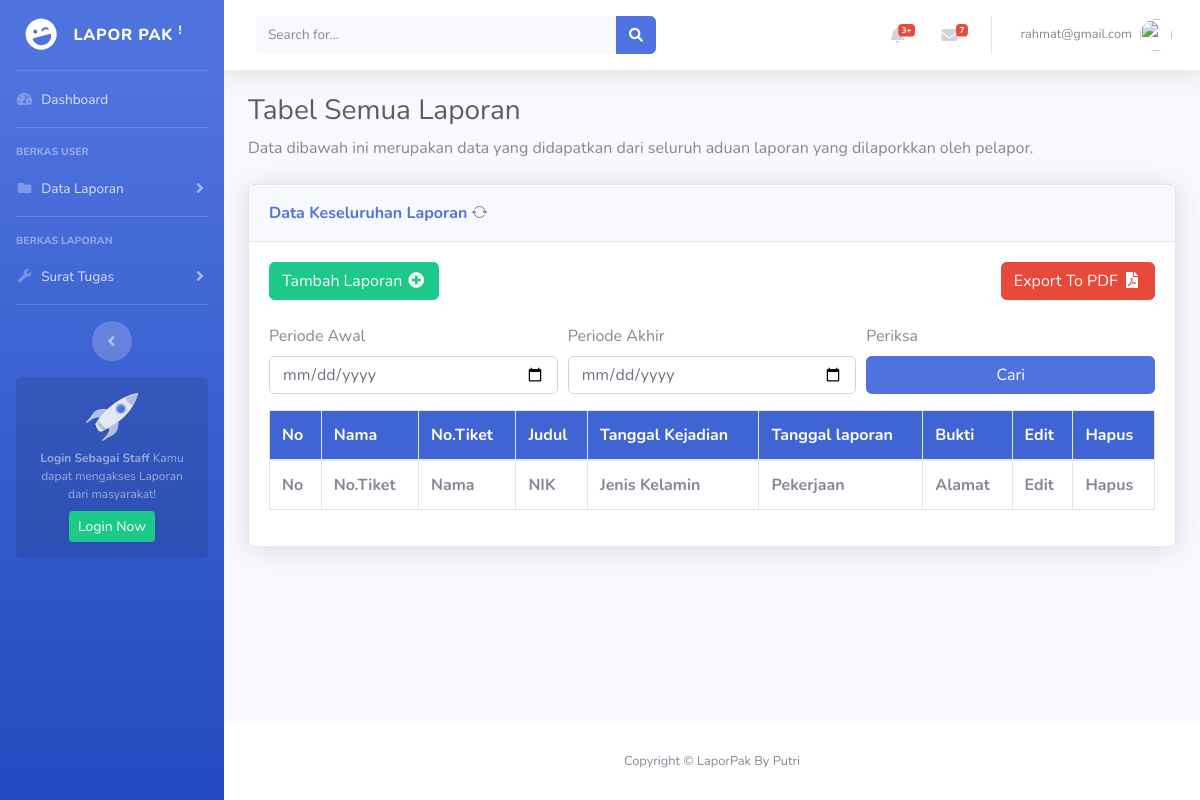
Page /staff/kerja-blmdiverifikasi.php (signed in) on the earlier database version.
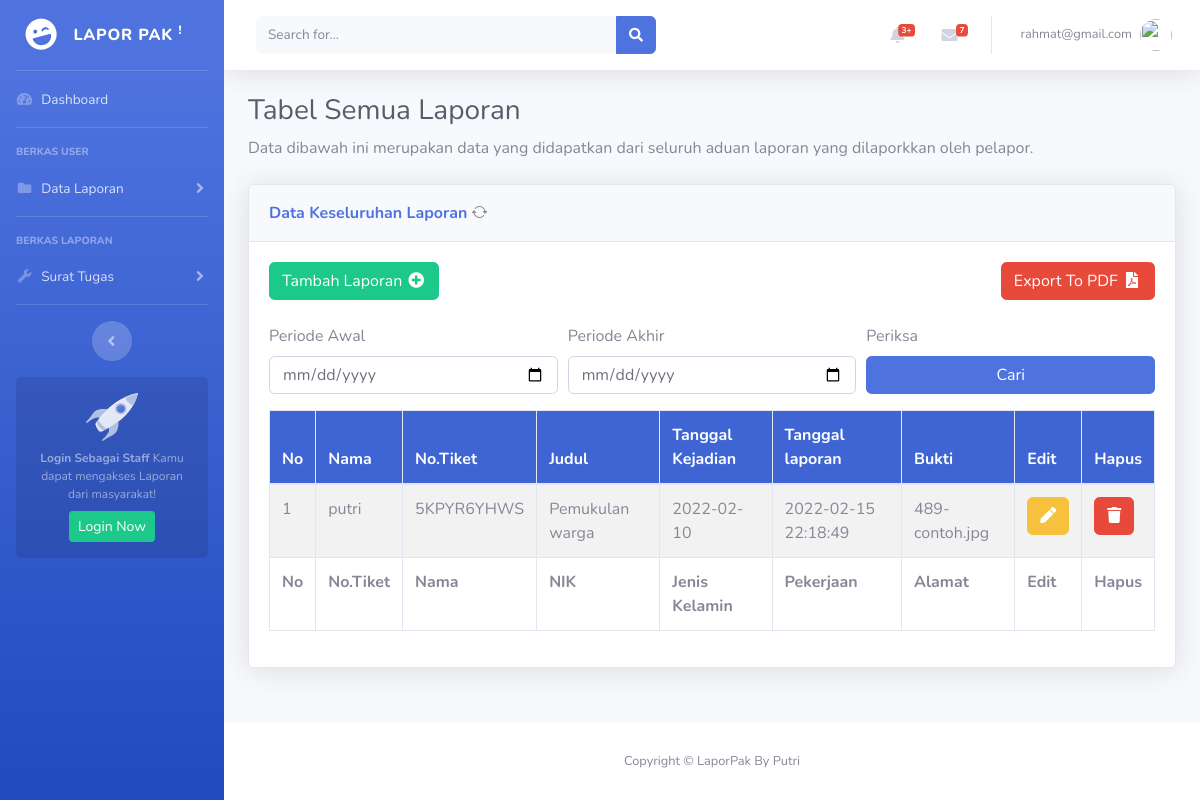
Same page on the later database version.
### tables this page shows
CREATE TABLE `detail_laporan` (
  `id_detail_laporan` int(11) NOT NULL,
  `id_klasifikasi` int(11) DEFAULT NULL,
  `no_tiket` varchar(300) DEFAULT NULL,
  `judul_laporan` text DEFAULT NULL,
  `isi_laporan` text DEFAULT NULL,
  `id_user` int(11) DEFAULT NULL,
  `tanggal_kejadian` date DEFAULT NULL,
  `lokasi_kejadian` text DEFAULT NULL,
  `tanggal` datetime DEFAULT current_timestamp(),
  `saksi` varchar(100) DEFAULT NULL,
  `lampiran_bukti` text DEFAULT NULL
);

CREATE TABLE `user` (
  `id_user` int(11) NOT NULL,
  `email` varchar(100) NOT NULL,
  `nama` varchar(100) NOT NULL,
  `jenis_kelamin` varchar(100) NOT NULL,
  `nik` int(200) NOT NULL,
  `alamat` text NOT NULL,
  `tmp_lahir` varchar(300) NOT NULL,
  `tgl_lahir` date NOT NULL,
  `no_tlp` varchar(15) NOT NULL,
  `agama` varchar(100) NOT NULL,
  `pekerjaan` varchar(100) NOT NULL,
  `foto` varchar(300) NOT NULL
);

CREATE TABLE `penyidikan` (
  `id_penyidikan` int(11) NOT NULL,
  `no_tiket` varchar(100) NOT NULL,
  `tgl_mulai` date DEFAULT NULL,
  `tgl_selesai` date DEFAULT NULL,
  `id_pengerjaan` int(11) DEFAULT NULL,
  `hasil_penyidikan` varchar(300) DEFAULT NULL,
  `keterangan_penyidikan` text DEFAULT NULL
);

### staff/kerja-blmdiverifikasi.php (the view, shortened to what this page needs)
<?php
include 'header.php';
?>
<div class="container-fluid">
    <h1 class="h3 mb-2 text-gray-800">Tabel Semua Laporan</h1>
    <p class="mb-4">Data dibawah ini merupakan data yang didapatkan dari seluruh aduan laporan yang dilaporkkan oleh pelapor.</p>
    <div class="card shadow mb-4">
        <div class="card-header py-3">
            <a class="form-row d-flex justify-left">
                <a href="laporan-semua.php" class="m-0 font-weight-bold text-primary wa-20 ">Data Keseluruhan Laporan</a>
                <i class="bi bi-arrow-repeat"></i>
            </a>
        </div>
        <div class="card-body">
            <div class="table-responsive table-striped">
                <div class="d-flex justify-content-between">
                    <a class="btn btn-success w-15 " href="form-add-laporan.php">Tambah Laporan <i class="fas fa-fw fa-plus-circle"></i>
                    </a>
                    <a class="btn btn-danger w-15 " href="">Export To PDF <i class="fas fa-fw fa-file-pdf"></i>
                    </a>
                </div>
                <br>
                <form action="laporan-semua.php" method="get">
                    <div class="form-row">
                        <div class="form-group col-sm-4">
                            <label for="p_awal">Periode Awal</label>
                            <input type="date" class="form-control" name="p_awal" id="p_awal">
                        </div>
                        <div class="form-group col-sm-4">
                            <label for="p_akhir">Periode Akhir</label>
                            <input type="date" class="form-control" name="p_akhir" id="p_akhir">
                        </div>
                        <div class="form-group col-sm-4">
                            <label for="p_akhir">Periksa</label>
                            <input class="btn btn-primary btn-block  " name="mencari " type="submit" value="Cari">
                        </div>
                </form>
            </div>
            <table class="table table-bordered" id="dataTable" width="100%" cellspacing="0">
                <thead style="background-color: #3f65d4; color: #FFFFFF;">
                    <tr>
                        <th>No</th>
                        <th>Nama</th>
                        <th>No.Tiket</th>
                        <th>Judul</th>
                        <th>Tanggal Kejadian</th>
                        <th>Tanggal laporan</th>
                        <th>Bukti</th>
                        <th>Edit</th>
                        <th>Hapus</th>
                    </tr>
                <tfoot>
                    <tr>
                        <th>No</th>
                        <th>No.Tiket</th>
                        <th>Nama</th>
                        <th>NIK</th>
                        <th>Jenis Kelamin</th>
                        <th>Pekerjaan</th>
                        <th>Alamat</th>
                        <th>Edit</th>
                        <th>Hapus</th>
                    </tr>
                </tfoot>
                <tbody>
                    <?php
                    include "../koneksi.php";
                    if (isset($_GET['p_awal']) && isset($_GET['p_akhir'])) {
                        $query = mysqli_query($konek, "SELECT * FROM detail_laporan WHERE tanggal BETWEEN '" . $_GET['p_awal'] . "' and '" . $_GET['p_akhir'] . "'") or die("SQL Anda Salah");
                    } else {
                        $sql = "SELECT d.*, u.*,s.*, l.*, p.*, pe.* FROM detail_laporan d JOIN user u JOIN status s JOIN laporan l JOIN penyidikan p JOIN pengerjaan pe WHERE d.id_user = u.id_user and d.no_tiket = l.no_tiket and l.id_status= s.id_status and p.id_pengerjaan = p.id_pengerjaan and p.id_pengerjaan = '1' group by d.id_detail_laporan DESC";
                        $query = mysqli_query($konek, $sql) or die("SQL Anda Salah");
                    }
                    $nomor = 0;
                    while ($data = mysqli_fetch_array($query)) {
                        $nomor++;
                    ?>
                        <tr>
                            <td><?= $nomor ?></td>
                            <td><?= $data['nama'] ?></td>
                            <td><?= $data['no_tiket'] ?></td>
                            <td><?= $data['judul_laporan'] ?></td>
                            <td><?= $data['tanggal_kejadian'] ?></td>
                            <td><?= $data['tanggal'] ?></td>
                            <td><?= $data['lampiran_bukti'] ?></td>
                            <td><a href='form-update-laporan.php?no_tiket=<?php echo $data['no_tiket']; ?>' class='btn btn-warning '><i class="fas fa-pen"></i></a>
                            </td>
                            <td><a href='delete/laporan.php?no_tiket=<?php echo $data['no_tiket']; ?>' class='btn btn-danger '><i class="fas fa-trash"></i></a>
                            </td>
                        </tr>
                    <?php } ?>
                </tbody>
            </table>
        </div>
    </div>
</div>
</div>
</div>
<?php
include 'footer.php';
?>

Differences in the rows shown:
added detail_laporan: id_user.nama "putri", penyidikan.no_tiket "5KPYR6YHWS", judul_laporan "Pemukulan warga", tanggal_kejadian "2022-02-10", tanggal "2022-02-15 22:18:49", lampiran_bukti "489-contoh.jpg"
